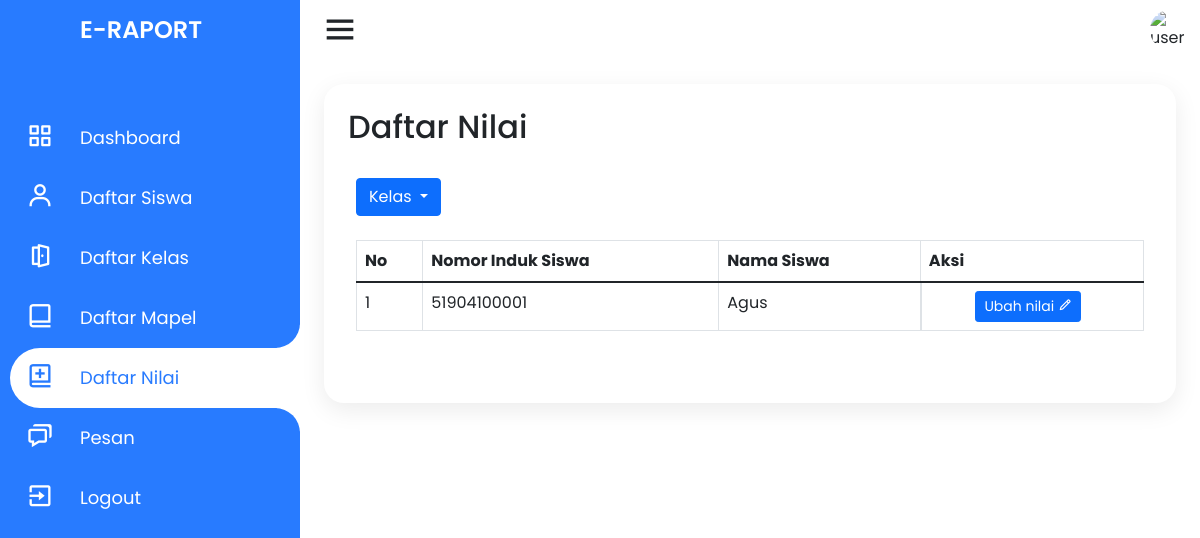
The page /guru/daftar-nilai.php (signed in) on the database as committed earlier.
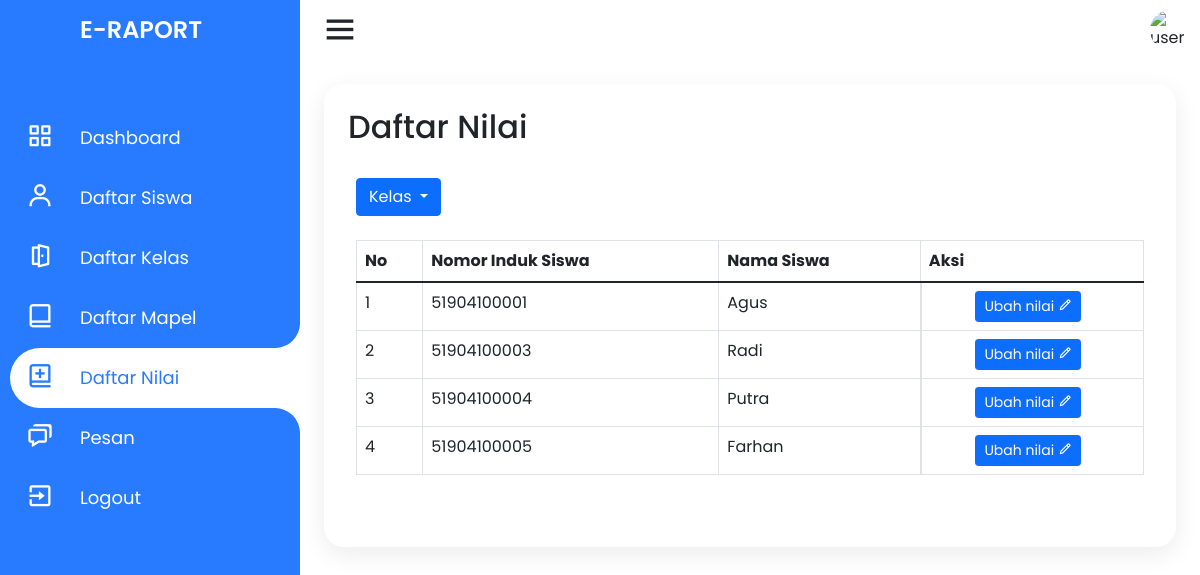
The same page on the database as committed later.
### tables this page shows
CREATE TABLE `siswa` (
  `nis` varchar(11) NOT NULL,
  `nama_siswa` varchar(50) NOT NULL,
  `jenis_kelamin` enum('Laki-laki','Perempuan') NOT NULL,
  `alamat` text NOT NULL,
  `email` varchar(50) NOT NULL,
  `no_telp` varchar(14) NOT NULL,
  `agama` enum('Islam','Kristen','Katolik','Hindu','Buddha','Konghuchu') NOT NULL,
  `id_kelas` int(11) NOT NULL,
  `tanggal_lahir` date NOT NULL,
  `password` varchar(255) NOT NULL,
  PRIMARY KEY (`nis`),
  KEY `siswa_ibfk_1` (`id_kelas`),
  CONSTRAINT `siswa_ibfk_1` FOREIGN KEY (`id_kelas`) REFERENCES `kelas` (`id_kelas`) ON DELETE CASCADE ON UPDATE CASCADE
);

### model/siswa.php (called while the page is built, shortened)
<?php
require_once dirname(__FILE__) .'/../connection.php';
class Siswa {
    public function get_daftar_siswa_by_kelas($id_kelas, $limit, $offset)
    {
        global $conn;
        $query = "SELECT * FROM siswa WHERE id_kelas = $id_kelas LIMIT $limit OFFSET $offset";
        $result = $conn->query($query);
        if ($result) {
            return $result;
        } else {
            return false;
        }
    }
}
?>

### guru/daftar-nilai.php (the view, shortened to what the changed rows need)
<?php
require_once dirname(__FILE__) . '/../model/kelas.php';
require_once dirname(__FILE__) . '/../model/siswa.php';
if (!isset($_GET['p'])) {
    $page_no = 1;
} else {
    $page_no = $_GET['p'];
}
if (!isset($_GET['kls'])) {
    $kelas_id = 1;
} else {
    $kelas_id = $_GET['kls'];
}
$records_per_page = 10;
$offset = ($page_no - 1) * $records_per_page;
$siswa = new Siswa();
?>
<!DOCTYPE html>
<html lang="en" dir="ltr">
<head>
    <link rel="stylesheet" href="style.css">
    <link href='https://unpkg.com/boxicons@2.0.7/css/boxicons.min.css' rel='stylesheet'>
    <link href="https://cdn.jsdelivr.net/npm/bootstrap@5.1.3/dist/css/bootstrap.min.css" rel="stylesheet">
    <link rel="stylesheet" href="../assets/css/style.css">
</head>
<body>
    <div class="container">
        <div class="navigation">
            <ul>
                <li>
                    <a href="#">
                        <h1 class="title">E-Raport</h1>
                    </a>
                </li>
            </ul>
        </div>
    </div>
    <div class="main">
        <div class="konten">
            <h2 class="konten_title">
                Daftar Nilai
            </h2>
            <div class="konten_isi">
                <div class="konten_table table-responsive">
                    <table class="table table-bordered">
                        <thead>
                            <tr>
                                <th>No</th>
                                <th>Nomor Induk Siswa</th>
                                <th>Nama Siswa</th>
                                <th>Aksi</th>
                            </tr>
                        </thead>
                        <tbody>
                            <?php
                            $result_siswa = $siswa->get_daftar_siswa_by_kelas($kelas_id, $records_per_page, $offset);
                            $no = 1;
                            if ($result_siswa && $result_siswa->num_rows > 0) {
                                while ($row = $result_siswa->fetch_assoc()) {
                            ?>
                                    <tr>
                                        <td><?php echo $no; ?></td>
                                        <td><?php echo $row['nis']; ?></td>
                                        <td><?php echo $row['nama_siswa']; ?></td>
                                        <td class="aksi"><a href="ubah-nilai?nis=<?php echo $row['nis']; ?>"><button type="button" class="btn btn-primary btn-sm">Ubah nilai <i class='bx bx-pencil'></i></button></a>
                                        </td>
                                    </tr>
                            <?php
                                    $no++;
                                }
                            }
                            ?>
                        </tbody>
                    </table>
                </div>
            </div>
        </div>
</body>
</html>

Rows that differ between the two databases and show on the page:
added siswa: nis "51904100003", nama_siswa "Radi"
added siswa: nis "51904100004", nama_siswa "Putra"
added siswa: nis "51904100005", nama_siswa "Farhan"
